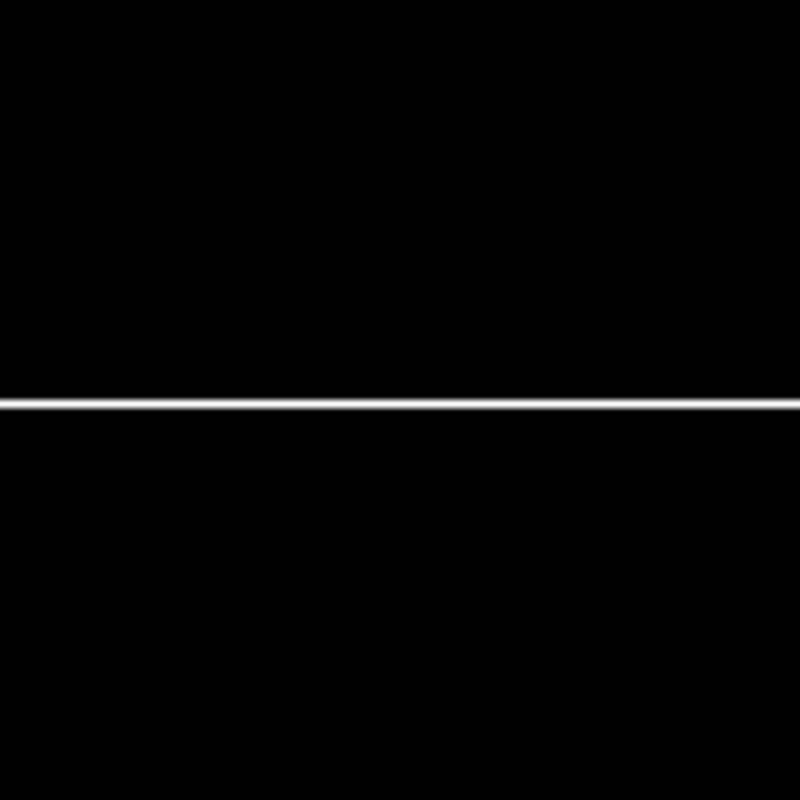
Frame 1 (no input)
Frame 60 (the mouse pressed at the canvas centre just before this capture): identical to frame 1, image omitted
Frame 120 (the mouse held since frame 60 and released just before this capture): identical to frame 1, image omitted

The Processing sketch that drew this single still picture (run headless with seeded random() and noise(); from frame 60 on, the mouse is pressed at the canvas centre):

// Processing sketch: Main
// ── Main.pde
PGraphics r;

void setup() {
  size(800, 800);
  r = createGraphics(100, 100);
}

int pixelPos(int x, int y) {
  return x + r.width*y;
}

void draw() {
  r.beginDraw();
  r.background(0);
  r.loadPixels();
  for(int x = 0; x < r.width; x++) {
    r.pixels[pixelPos(x, r.height/2)] = color(255);
  }
  r.updatePixels();
  r.endDraw();
  image(r, 0, 0, width, height);
}
